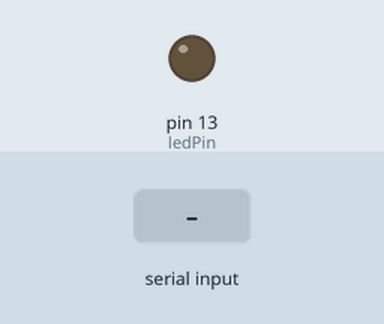
A sketch run on a simulated Arduino Uno, built with avr-gcc and run on an emulated ATmega328P. Parts: output pins drawn as LEDs (lit = HIGH). The test bench sets the inputs (shaded band).

Above: at 1.2 s.
1.3 s: "30,150\n" received over Serial
At 1.9 s:
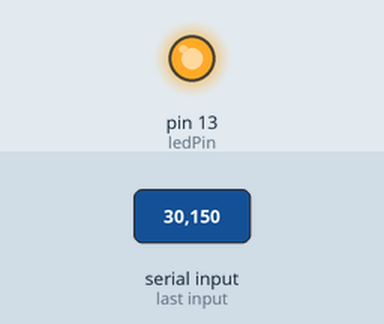
Timing chart, 0 to 4.3 s (numbered marks = the images above; inputs shaded):
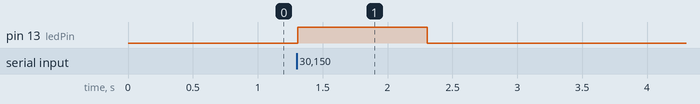

The sketch:

ledDimmer.ino
```cpp
int ledPin = 13;

void setup() {
  // put your setup code here, to run once:

  pinMode(ledPin, OUTPUT);   // sets the pin as output
  Serial.begin(9600);
}

int i = 0;
char msg;
String message;

void loop() {
  /*
  for (i = 0; i < 255; i++) {
    analogWrite(ledPin, i);  // analogRead values go from 0 to 1023, analogWrite values from 0 to 255
    Serial.println(i);

    //delay(500);
  }
  */
  while (Serial.available() > 0) {
      int msg = Serial.parseInt();

      analogWrite(ledPin, msg);

      //Serial.print("all: ");
      //Serial.println(msg);
      /*
      if (msg == '\n') {
        message += "\n";
        handle(message);
        // reset Message
        message = "";
      } else {
        message += msg  ;
        Serial.print("r: ");
        Serial.println(msg);
      }
      */

  }
}


  /*
  // Serial communication
  while (Serial.available() > 0){
      msg += Serial.read();

      Serial.print("received: ");
      Serial.println(msg);
      //analogWrite(ledPin, msg);
  }
  if (!Serial.available()) {
      msg = "";
  }

  */

  //analogWrite(ledPin, 1);

  // put your main code here, to run repeatedly:
  //val = analogRead(analogPin);   // read the input pin

  /*
  for (i = 0; i < 255; i++) {
    analogWrite(ledPin, i);  // analogRead values go from 0 to 1023, analogWrite values from 0 to 255
    Serial.println(i);

    //delay(500);
  }
*/
```

Measured:
- after the input at 1.3 s, pin 13 (ledPin): LOW → HIGH at once, → LOW 1.0 s later
